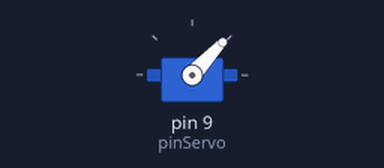
A sketch run on a simulated Arduino Uno, built with avr-gcc and run on an emulated ATmega328P. On the bench: servo.

Above: at 2.05 s.
Timing chart, 0 to 6.6 s (numbered marks = the images above):
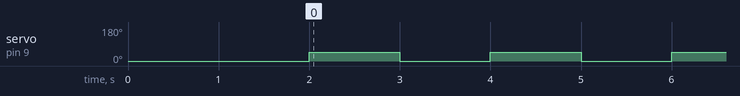

Measured:
- by itself, servo on pin 9 (pinServo): alternates 47° for 1.0 s and 0° for 1.0 s

The sketch:

Led.ino
```cpp
#include <Servo.h>
#define pinServo 9

Servo servo1;
int grau = 0;

void setup() {
  servo1.attach(pinServo);
  Serial.begin(9600);
  servo1.write(0);
  delay(2000);

}

void loop() {

 servo1.write(47);
 delay(1000);
 servo1.write(0);
 delay(1000);
}
```
